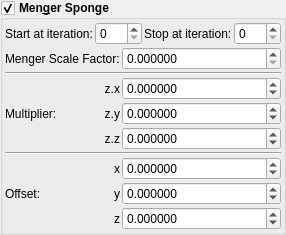
    <widget class="MyGroupBox" name="groupCheck_transf_function_enabledM">
     <property name="font">
      <font>
       <weight>75</weight>
       <bold>true</bold>
      </font>
     </property>
     <property name="toolTip">
      <string/>
     </property>
     <property name="title">
      <string>Men&amp;ger Sponge</string>
     </property>
     <property name="checkable">
      <bool>true</bool>
     </property>
     <layout class="QVBoxLayout" name="verticalLayout_30" stretch="0,0">
      <property name="spacing">
       <number>2</number>
      </property>
      <property name="leftMargin">
       <number>2</number>
      </property>
      <property name="topMargin">
       <number>2</number>
      </property>
      <property name="rightMargin">
       <number>2</number>
      </property>
      <property name="bottomMargin">
       <number>2</number>
      </property>
      <item>
       <layout class="QGridLayout" name="gridLayout_14">
        <item row="0" column="2">
         <widget class="QLabel" name="label_252">
          <property name="font">
           <font>
            <weight>50</weight>
            <bold>false</bold>
           </font>
          </property>
          <property name="text">
           <string>Stop at iteration:</string>
          </property>
         </widget>
        </item>
        <item row="0" column="0">
         <widget class="QLabel" name="label_67">
          <property name="font">
           <font>
            <weight>50</weight>
            <bold>false</bold>
           </font>
          </property>
          <property name="text">
           <string>Start at iteration:</string>
          </property>
         </widget>
        </item>
        <item row="0" column="3">
         <widget class="MySpinBox" name="spinboxInt_transf_stop_iterations_M">
          <property name="sizePolicy">
           <sizepolicy hsizetype="Minimum" vsizetype="Maximum">
            <horstretch>0</horstretch>
            <verstretch>0</verstretch>
           </sizepolicy>
          </property>
          <property name="font">
           <font>
            <weight>50</weight>
            <bold>false</bold>
           </font>
          </property>
          <property name="maximum">
           <number>250</number>
          </property>
         </widget>
        </item>
        <item row="0" column="1">
         <widget class="MySpinBox" name="spinboxInt_transf_start_iterations_M">
          <property name="sizePolicy">
           <sizepolicy hsizetype="Minimum" vsizetype="Maximum">
            <horstretch>0</horstretch>
            <verstretch>0</verstretch>
           </sizepolicy>
          </property>
          <property name="font">
           <font>
            <weight>50</weight>
            <bold>false</bold>
           </font>
          </property>
          <property name="maximum">
           <number>250</number>
          </property>
         </widget>
        </item>
       </layout>
      </item>
      <item>
       <layout class="QGridLayout" name="gridLayout_64" columnstretch="0,0,0,1">
        <property name="spacing">
         <number>2</number>
        </property>
        <item row="4" column="3">
         <widget class="MyDoubleSpinBox" name="spinbox3_transf_constant_multiplierA_111_z">
          <property name="sizePolicy">
           <sizepolicy hsizetype="Minimum" vsizetype="Maximum">
            <horstretch>0</horstretch>
            <verstretch>0</verstretch>
           </sizepolicy>
          </property>
          <property name="font">
           <font>
            <weight>50</weight>
            <bold>false</bold>
           </font>
          </property>
          <property name="prefix">
           <string/>
          </property>
          <property name="suffix">
           <string/>
          </property>
          <property name="decimals">
           <number>6</number>
          </property>
          <property name="minimum">
           <double>-99.989999999999995</double>
          </property>
          <property name="maximum">
           <double>99.989999999999995</double>
          </property>
          <property name="singleStep">
           <double>0.100000000000000</double>
          </property>
         </widget>
        </item>
        <item row="2" column="1" rowspan="3">
         <widget class="QLabel" name="label_91">
          <property name="font">
           <font>
            <weight>50</weight>
            <bold>false</bold>
           </font>
          </property>
          <property name="text">
           <string>Multiplier:</string>
          </property>
         </widget>
        </item>
        <item row="6" column="2">
         <widget class="QLabel" name="label_120">
          <property name="font">
           <font>
            <weight>50</weight>
            <bold>false</bold>
           </font>
          </property>
          <property name="text">
           <string notr="true">x</string>
          </property>
          <property name="alignment">
           <set>Qt::AlignRight|Qt::AlignTrailing|Qt::AlignVCenter</set>
          </property>
         </widget>
        </item>
        <item row="1" column="1" colspan="3">
         <widget class="Line" name="line_57">
          <property name="orientation">
           <enum>Qt::Horizontal</enum>
          </property>
         </widget>
        </item>
        <item row="3" column="3">
         <widget class="MyDoubleSpinBox" name="spinbox3_transf_constant_multiplierA_111_y">
          <property name="sizePolicy">
           <sizepolicy hsizetype="Minimum" vsizetype="Maximum">
            <horstretch>0</horstretch>
            <verstretch>0</verstretch>
           </sizepolicy>
          </property>
          <property name="font">
           <font>
            <weight>50</weight>
            <bold>false</bold>
           </font>
          </property>
          <property name="prefix">
           <string/>
          </property>
          <property name="suffix">
           <string/>
          </property>
          <property name="decimals">
           <number>6</number>
          </property>
          <property name="minimum">
           <double>-99.989999999999995</double>
          </property>
          <property name="maximum">
           <double>99.989999999999995</double>
          </property>
          <property name="singleStep">
           <double>0.100000000000000</double>
          </property>
         </widget>
        </item>
        <item row="5" column="1" colspan="3">
         <widget class="Line" name="line_56">
          <property name="orientation">
           <enum>Qt::Horizontal</enum>
          </property>
         </widget>
        </item>
        <item row="2" column="2">
         <widget class="QLabel" name="label_93">
          <property name="font">
           <font>
            <weight>50</weight>
            <bold>false</bold>
           </font>
          </property>
          <property name="text">
           <string notr="true">z.x</string>
          </property>
          <property name="alignment">
           <set>Qt::AlignRight|Qt::AlignTrailing|Qt::AlignVCenter</set>
          </property>
          <property name="wordWrap">
           <bool>true</bool>
          </property>
         </widget>
        </item>
        <item row="7" column="2">
         <widget class="QLabel" name="label_121">
          <property name="font">
           <font>
            <weight>50</weight>
            <bold>false</bold>
           </font>
          </property>
          <property name="text">
           <string notr="true">y</string>
          </property>
          <property name="alignment">
           <set>Qt::AlignRight|Qt::AlignTrailing|Qt::AlignVCenter</set>
          </property>
         </widget>
        </item>
        <item row="8" column="3">
         <widget class="MyDoubleSpinBox" name="spinbox3_transf_addition_constantA_000_z">
          <property name="sizePolicy">
           <sizepolicy hsizetype="Minimum" vsizetype="Maximum">
            <horstretch>0</horstretch>
            <verstretch>0</verstretch>
           </sizepolicy>
          </property>
          <property name="font">
           <font>
            <weight>50</weight>
            <bold>false</bold>
           </font>
          </property>
          <property name="prefix">
           <string/>
          </property>
          <property name="suffix">
           <string/>
          </property>
          <property name="decimals">
           <number>6</number>
          </property>
          <property name="minimum">
           <double>-99.989999999999995</double>
          </property>
          <property name="maximum">
           <double>99.989999999999995</double>
          </property>
          <property name="singleStep">
           <double>0.100000000000000</double>
          </property>
         </widget>
        </item>
        <item row="6" column="3">
         <widget class="MyDoubleSpinBox" name="spinbox3_transf_addition_constantA_000_x">
          <property name="sizePolicy">
           <sizepolicy hsizetype="Minimum" vsizetype="Maximum">
            <horstretch>0</horstretch>
            <verstretch>0</verstretch>
           </sizepolicy>
          </property>
          <property name="font">
           <font>
            <weight>50</weight>
            <bold>false</bold>
           </font>
          </property>
          <property name="prefix">
           <string/>
          </property>
          <property name="suffix">
           <string/>
          </property>
          <property name="decimals">
           <number>6</number>
          </property>
          <property name="minimum">
           <double>-99.989999999999995</double>
          </property>
          <property name="maximum">
           <double>99.989999999999995</double>
          </property>
          <property name="singleStep">
           <double>0.100000000000000</double>
          </property>
         </widget>
        </item>
        <item row="7" column="3">
         <widget class="MyDoubleSpinBox" name="spinbox3_transf_addition_constantA_000_y">
          <property name="sizePolicy">
           <sizepolicy hsizetype="Minimum" vsizetype="Maximum">
            <horstretch>0</horstretch>
            <verstretch>0</verstretch>
           </sizepolicy>
          </property>
          <property name="font">
           <font>
            <weight>50</weight>
            <bold>false</bold>
           </font>
          </property>
          <property name="prefix">
           <string/>
          </property>
          <property name="suffix">
           <string/>
          </property>
          <property name="decimals">
           <number>6</number>
          </property>
          <property name="minimum">
           <double>-99.989999999999995</double>
          </property>
          <property name="maximum">
           <double>99.989999999999995</double>
          </property>
          <property name="singleStep">
           <double>0.100000000000000</double>
          </property>
         </widget>
        </item>
        <item row="8" column="2">
         <widget class="QLabel" name="label_122">
          <property name="font">
           <font>
            <weight>50</weight>
            <bold>false</bold>
           </font>
          </property>
          <property name="text">
           <string notr="true">z</string>
          </property>
          <property name="alignment">
           <set>Qt::AlignRight|Qt::AlignTrailing|Qt::AlignVCenter</set>
          </property>
         </widget>
        </item>
        <item row="0" column="1" colspan="2">
         <widget class="QLabel" name="label_64">
          <property name="font">
           <font>
            <weight>50</weight>
            <bold>false</bold>
           </font>
          </property>
          <property name="text">
           <string>Menger Scale Factor:</string>
          </property>
         </widget>
        </item>
        <item row="0" column="3">
         <widget class="MyDoubleSpinBox" name="spinbox_transf_scale_3">
          <property name="sizePolicy">
           <sizepolicy hsizetype="Minimum" vsizetype="Maximum">
            <horstretch>0</horstretch>
            <verstretch>0</verstretch>
           </sizepolicy>
          </property>
          <property name="font">
           <font>
            <weight>50</weight>
            <bold>false</bold>
           </font>
          </property>
          <property name="prefix">
           <string/>
          </property>
          <property name="suffix">
           <string/>
          </property>
          <property name="decimals">
           <number>6</number>
          </property>
          <property name="minimum">
           <double>0.000000000000000</double>
          </property>
          <property name="maximum">
           <double>99.989999999999995</double>
          </property>
          <property name="singleStep">
           <double>0.100000000000000</double>
          </property>
         </widget>
        </item>
        <item row="4" column="2">
         <widget class="QLabel" name="label_98">
          <property name="font">
           <font>
            <weight>50</weight>
            <bold>false</bold>
           </font>
          </property>
          <property name="text">
           <string notr="true">z.z</string>
          </property>
          <property name="alignment">
           <set>Qt::AlignRight|Qt::AlignTrailing|Qt::AlignVCenter</set>
          </property>
         </widget>
        </item>
        <item row="2" column="3">
         <widget class="MyDoubleSpinBox" name="spinbox3_transf_constant_multiplierA_111_x">
          <property name="sizePolicy">
           <sizepolicy hsizetype="Minimum" vsizetype="Maximum">
            <horstretch>0</horstretch>
            <verstretch>0</verstretch>
           </sizepolicy>
          </property>
          <property name="font">
           <font>
            <weight>50</weight>
            <bold>false</bold>
           </font>
          </property>
          <property name="prefix">
           <string/>
          </property>
          <property name="suffix">
           <string/>
          </property>
          <property name="decimals">
           <number>6</number>
          </property>
          <property name="minimum">
           <double>-99.989999999999995</double>
          </property>
          <property name="maximum">
           <double>99.989999999999995</double>
          </property>
          <property name="singleStep">
           <double>0.100000000000000</double>
          </property>
         </widget>
        </item>
        <item row="6" column="1" rowspan="3">
         <widget class="QLabel" name="label_255">
          <property name="font">
           <font>
            <weight>50</weight>
            <bold>false</bold>
           </font>
          </property>
          <property name="text">
           <string>Offset:</string>
          </property>
         </widget>
        </item>
        <item row="3" column="2">
         <widget class="QLabel" name="label_90">
          <property name="font">
           <font>
            <weight>50</weight>
            <bold>false</bold>
           </font>
          </property>
          <property name="text">
           <string notr="true">z.y</string>
          </property>
          <property name="alignment">
           <set>Qt::AlignRight|Qt::AlignTrailing|Qt::AlignVCenter</set>
          </property>
         </widget>
        </item>
       </layout>
      </item>
     </layout>
    </widget>
